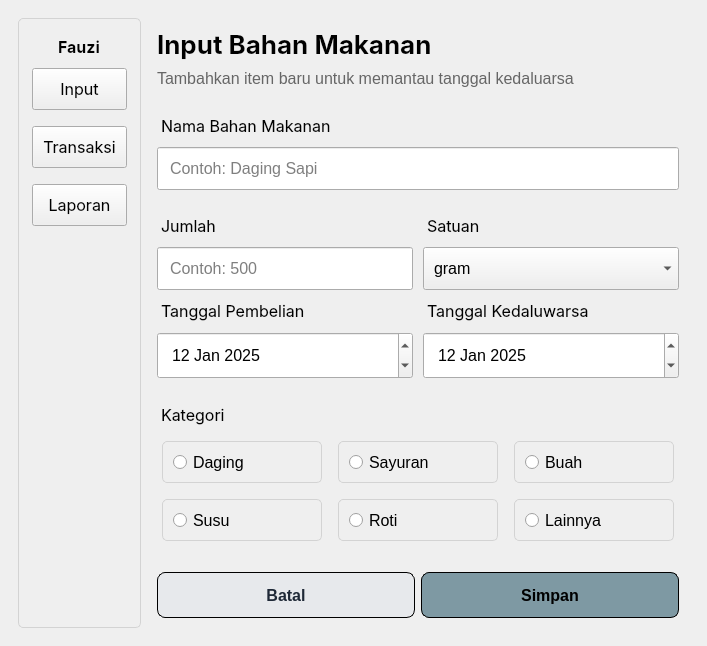
<?xml version="1.0" encoding="UTF-8"?>
<ui version="4.0">
 <class>MainWindow</class>
 <widget class="QMainWindow" name="MainWindow">
  <property name="geometry">
   <rect>
    <x>0</x>
    <y>0</y>
    <width>707</width>
    <height>646</height>
   </rect>
  </property>
  <property name="windowTitle">
   <string>MainWindow</string>
  </property>
  <widget class="QWidget" name="centralwidget">
   <layout class="QGridLayout" name="gridLayout">
    <item row="0" column="0">
     <widget class="QStackedWidget" name="stackedWidget">
      <property name="currentIndex">
       <number>0</number>
      </property>
      <widget class="QWidget" name="page_1">
       <layout class="QGridLayout" name="gridLayout_3">
        <item row="0" column="1">
         <layout class="QGridLayout" name="layout1_grid">
          <property name="leftMargin">
           <number>10</number>
          </property>
          <property name="topMargin">
           <number>10</number>
          </property>
          <property name="rightMargin">
           <number>10</number>
          </property>
          <property name="bottomMargin">
           <number>10</number>
          </property>
          <item row="1" column="0">
           <widget class="QLabel" name="label_h1sub">
            <property name="styleSheet">
             <string notr="true">color: #666; font-size: 16px;</string>
            </property>
            <property name="text">
             <string>Tambahkan item baru untuk memantau tanggal kedaluarsa</string>
            </property>
           </widget>
          </item>
          <item row="0" column="0">
           <widget class="QLabel" name="label_h1">
            <property name="styleSheet">
             <string notr="true">font-size: 26px; font-weight: bold; font-family: Helvetica, Inter, Sans-serif;</string>
            </property>
            <property name="text">
             <string>Input Bahan Makanan</string>
            </property>
           </widget>
          </item>
         </layout>
        </item>
        <item row="4" column="1">
         <layout class="QHBoxLayout" name="layout5_horizontal">
          <property name="leftMargin">
           <number>10</number>
          </property>
          <property name="topMargin">
           <number>10</number>
          </property>
          <property name="rightMargin">
           <number>10</number>
          </property>
          <property name="bottomMargin">
           <number>10</number>
          </property>
          <item>
           <widget class="QPushButton" name="tombol_batal">
            <property name="cursor">
             <cursorShape>CrossCursor</cursorShape>
            </property>
            <property name="styleSheet">
             <string notr="true">QPushButton#tombol_batal { height: 44px; padding: 0 24px; border: 1px solid; border-radius: 8px; background: rgba(229,231,235,0.8); color: rgb(31,41,55); font-size: 12pt; font-weight: 600; } QPushButton#tombol_batal:hover { background: rgba(209,213,219,0.8); } QPushButton#btn_batal.dark { background: rgba(55,65,81,0.5); color: rgb(229,231,235); } QPushButton#tombol_batal.dark:hover { background: rgba(75,85,99,0.5); }</string>
            </property>
            <property name="text">
             <string>Batal</string>
            </property>
           </widget>
          </item>
          <item>
           <widget class="QPushButton" name="tombol_simpan">
            <property name="cursor">
             <cursorShape>CrossCursor</cursorShape>
            </property>
            <property name="styleSheet">
             <string notr="true">QPushButton#tombol_simpan { height: 44px; padding: 0 24px; border: 1px solid; border-radius: 8px; background: #7E99A3; color: black; font-size: 12pt; font-weight: 600; } QPushButton#tombol_simpan:hover { background: rgba(209,213,219,0.8); }</string>
            </property>
            <property name="text">
             <string>Simpan</string>
            </property>
           </widget>
          </item>
         </layout>
        </item>
        <item row="1" column="1">
         <layout class="QVBoxLayout" name="layout2_vertical">
          <property name="leftMargin">
           <number>10</number>
          </property>
          <property name="topMargin">
           <number>10</number>
          </property>
          <property name="rightMargin">
           <number>10</number>
          </property>
          <property name="bottomMargin">
           <number>10</number>
          </property>
          <item>
           <widget class="QLabel" name="label_nama">
            <property name="styleSheet">
             <string notr="true">font-size: 12pt; font-family: Inter, sans-serif; padding-bottom: 5px;</string>
            </property>
            <property name="text">
             <string>Nama Bahan Makanan</string>
            </property>
           </widget>
          </item>
          <item>
           <widget class="QLineEdit" name="input_nama">
            <property name="styleSheet">
             <string notr="true">padding: 10px; font-size: 12pt;</string>
            </property>
            <property name="placeholderText">
             <string>Contoh: Daging Sapi</string>
            </property>
           </widget>
          </item>
         </layout>
        </item>
        <item row="2" column="1">
         <layout class="QGridLayout" name="layout3_grid" columnstretch="1,1">
          <property name="leftMargin">
           <number>10</number>
          </property>
          <property name="topMargin">
           <number>10</number>
          </property>
          <property name="rightMargin">
           <number>10</number>
          </property>
          <property name="bottomMargin">
           <number>10</number>
          </property>
          <property name="horizontalSpacing">
           <number>10</number>
          </property>
          <property name="verticalSpacing">
           <number>6</number>
          </property>
          <item row="0" column="1">
           <widget class="QLabel" name="satuan_label">
            <property name="styleSheet">
             <string notr="true">font-size: 12pt; font-family: Inter, sans-serif; margin-bottom: 5px;</string>
            </property>
            <property name="text">
             <string>Satuan</string>
            </property>
           </widget>
          </item>
          <item row="0" column="0">
           <widget class="QLabel" name="jumlah_label">
            <property name="styleSheet">
             <string notr="true">font-size: 12pt; font-family: Inter, sans-serif; margin-bottom: 5px;</string>
            </property>
            <property name="text">
             <string>Jumlah</string>
            </property>
           </widget>
          </item>
          <item row="1" column="0">
           <widget class="QLineEdit" name="jumlah_input">
            <property name="styleSheet">
             <string notr="true">padding: 10px; font-size: 12pt;</string>
            </property>
            <property name="placeholderText">
             <string>Contoh: 500</string>
            </property>
           </widget>
          </item>
          <item row="2" column="0">
           <widget class="QLabel" name="tanggal_label">
            <property name="styleSheet">
             <string notr="true">font-size: 12pt; font-family: Inter, sans-serif; margin-bottom: 5px; margin-top: 5px;</string>
            </property>
            <property name="text">
             <string>Tanggal Pembelian</string>
            </property>
           </widget>
          </item>
          <item row="2" column="1">
           <widget class="QLabel" name="expire_label">
            <property name="styleSheet">
             <string notr="true">font-size: 12pt; font-family: Inter, sans-serif; margin-bottom: 5px; margin-top: 5px;</string>
            </property>
            <property name="text">
             <string>Tanggal Kedaluwarsa</string>
            </property>
           </widget>
          </item>
          <item row="1" column="1">
           <widget class="QComboBox" name="satuan_combo">
            <property name="styleSheet">
             <string notr="true">padding: 10px; font-size: 12pt;</string>
            </property>
            <item>
             <property name="text">
              <string>gram</string>
             </property>
            </item>
            <item>
             <property name="text">
              <string>kg</string>
             </property>
            </item>
            <item>
             <property name="text">
              <string>pcs</string>
             </property>
            </item>
            <item>
             <property name="text">
              <string>ml</string>
             </property>
            </item>
            <item>
             <property name="text">
              <string>liter</string>
             </property>
            </item>
           </widget>
          </item>
          <item row="3" column="0">
           <widget class="QDateEdit" name="tanggal_date">
            <property name="styleSheet">
             <string notr="true">padding: 10px; font-size: 12pt;</string>
            </property>
            <property name="readOnly">
             <bool>false</bool>
            </property>
            <property name="maximumDate">
             <date>
              <year>9999</year>
              <month>11</month>
              <day>30</day>
             </date>
            </property>
            <property name="date">
             <date>
              <year>2025</year>
              <month>1</month>
              <day>12</day>
             </date>
            </property>
           </widget>
          </item>
          <item row="3" column="1">
           <widget class="QDateEdit" name="expire_date">
            <property name="styleSheet">
             <string notr="true">padding: 10px; font-size: 12pt;</string>
            </property>
            <property name="date">
             <date>
              <year>2025</year>
              <month>1</month>
              <day>12</day>
             </date>
            </property>
           </widget>
          </item>
         </layout>
        </item>
        <item row="3" column="1">
         <layout class="QGridLayout" name="layout4_grid">
          <property name="leftMargin">
           <number>10</number>
          </property>
          <property name="topMargin">
           <number>10</number>
          </property>
          <property name="rightMargin">
           <number>10</number>
          </property>
          <property name="bottomMargin">
           <number>10</number>
          </property>
          <item row="2" column="2">
           <widget class="QRadioButton" name="radio_lainnya">
            <property name="styleSheet">
             <string notr="true">border: 1px solid; border-color: lightgray; border-radius: 5px; font-size: 12pt; font family: Inter, sans-serif; margin: 5px; padding: 10px;</string>
            </property>
            <property name="text">
             <string>Lainnya</string>
            </property>
           </widget>
          </item>
          <item row="2" column="0">
           <widget class="QRadioButton" name="radio_susu">
            <property name="styleSheet">
             <string notr="true">border: 1px solid; border-color: lightgray; border-radius: 5px; font-size: 12pt; font family: Inter, sans-serif; margin: 5px; padding: 10px;</string>
            </property>
            <property name="text">
             <string>Susu</string>
            </property>
           </widget>
          </item>
          <item row="2" column="1">
           <widget class="QRadioButton" name="radio_roti">
            <property name="styleSheet">
             <string notr="true">border: 1px solid; border-color: lightgray; border-radius: 5px; font-size: 12pt; font family: Inter, sans-serif; margin: 5px; padding: 10px;</string>
            </property>
            <property name="text">
             <string>Roti</string>
            </property>
           </widget>
          </item>
          <item row="1" column="0">
           <widget class="QRadioButton" name="radio_daging">
            <property name="styleSheet">
             <string notr="true">border: 1px solid; border-color: lightgray; border-radius: 5px; font-size: 12pt; font family: Inter, sans-serif; margin: 5px; padding: 10px;</string>
            </property>
            <property name="text">
             <string>Daging</string>
            </property>
           </widget>
          </item>
          <item row="1" column="2">
           <widget class="QRadioButton" name="radio_buah">
            <property name="styleSheet">
             <string notr="true">border: 1px solid; border-color: lightgray; border-radius: 5px; font-size: 12pt; font family: Inter, sans-serif; margin: 5px; padding: 10px;</string>
            </property>
            <property name="text">
             <string>Buah</string>
            </property>
           </widget>
          </item>
          <item row="1" column="1">
           <widget class="QRadioButton" name="radio_sayuran">
            <property name="styleSheet">
             <string notr="true">border: 1px solid; border-color: lightgray; border-radius: 5px; font-size: 12pt; font family: Inter, sans-serif; margin: 5px; padding: 10px;</string>
            </property>
            <property name="text">
             <string>Sayuran</string>
            </property>
           </widget>
          </item>
          <item row="0" column="0" colspan="3">
           <widget class="QLabel" name="label_kategori">
            <property name="styleSheet">
             <string notr="true">font-size: 12pt; font-family: Inter, sans-serif; margin-bottom: 5px;</string>
            </property>
            <property name="text">
             <string>Kategori</string>
            </property>
           </widget>
          </item>
         </layout>
        </item>
        <item row="0" column="0" rowspan="5">
         <widget class="QFrame" name="sidebar_frame_1">
          <property name="sizePolicy">
           <sizepolicy hsizetype="Preferred" vsizetype="Preferred">
            <horstretch>0</horstretch>
            <verstretch>0</verstretch>
           </sizepolicy>
          </property>
          <property name="styleSheet">
           <string notr="true">QFrame#sidebar_frame_1 { border: 1px solid; border-radius: 5px; border-color: LightGray; }</string>
          </property>
          <layout class="QVBoxLayout" name="verticalLayout">
           <property name="leftMargin">
            <number>8</number>
           </property>
           <property name="topMargin">
            <number>8</number>
           </property>
           <property name="rightMargin">
            <number>8</number>
           </property>
           <property name="bottomMargin">
            <number>8</number>
           </property>
           <item alignment="Qt::AlignmentFlag::AlignHCenter|Qt::AlignmentFlag::AlignVCenter">
            <widget class="QLabel" name="label_10">
             <property name="styleSheet">
              <string notr="true">font-family: Helvetica, Inter, Sans-serif; font-size: 12pt; font-weight: bold; padding: 10px 10px 0px 10px;</string>
             </property>
             <property name="text">
              <string>Fauzi</string>
             </property>
            </widget>
           </item>
           <item>
            <widget class="QPushButton" name="pushButton_8">
             <property name="styleSheet">
              <string notr="true">font-family: Helvetica, Inter, Sans-serif; padding: 10px; margin: 5px; font-size: 12pt;</string>
             </property>
             <property name="text">
              <string>Input</string>
             </property>
            </widget>
           </item>
           <item>
            <widget class="QPushButton" name="pushButton_9">
             <property name="styleSheet">
              <string notr="true">font-family: Helvetica, Inter, Sans-serif; padding: 10px; margin: 5px; font-size: 12pt;</string>
             </property>
             <property name="text">
              <string>Transaksi</string>
             </property>
            </widget>
           </item>
           <item>
            <widget class="QPushButton" name="pushButton_10">
             <property name="styleSheet">
              <string notr="true">font-family: Helvetica, Inter, Sans-serif; padding: 10px; margin: 5px; font-size: 12pt;</string>
             </property>
             <property name="text">
              <string>Laporan</string>
             </property>
            </widget>
           </item>
           <item>
            <spacer name="verticalSpacer_2">
             <property name="orientation">
              <enum>Qt::Orientation::Vertical</enum>
             </property>
             <property name="sizeHint" stdset="0">
              <size>
               <width>20</width>
               <height>40</height>
              </size>
             </property>
            </spacer>
           </item>
          </layout>
         </widget>
        </item>
       </layout>
      </widget>
      <widget class="QWidget" name="page_2">
       <layout class="QGridLayout" name="gridLayout_4">
        <item row="0" column="1">
         <layout class="QVBoxLayout" name="verticalLayout_2">
          <property name="spacing">
           <number>0</number>
          </property>
          <property name="leftMargin">
           <number>0</number>
          </property>
          <property name="topMargin">
           <number>0</number>
          </property>
          <property name="rightMargin">
           <number>0</number>
          </property>
          <property name="bottomMargin">
           <number>0</number>
          </property>
          <item>
           <widget class="QLabel" name="head">
            <property name="sizePolicy">
             <sizepolicy hsizetype="Fixed" vsizetype="Fixed">
              <horstretch>0</horstretch>
              <verstretch>0</verstretch>
             </sizepolicy>
            </property>
            <property name="styleSheet">
             <string notr="true">font-size: 26px; font-weight: bold; font-family: Helvetica, Inter, Sans-serif; margin: 10px;</string>
            </property>
            <property name="text">
             <string>Transaksi Bahan Makanan</string>
            </property>
           </widget>
          </item>
          <item>
           <widget class="QLabel" name="headsub">
            <property name="sizePolicy">
             <sizepolicy hsizetype="Fixed" vsizetype="Fixed">
              <horstretch>0</horstretch>
              <verstretch>0</verstretch>
             </sizepolicy>
            </property>
            <property name="styleSheet">
             <string notr="true">color: #666; font-size: 16px; margin: 10px;</string>
            </property>
            <property name="text">
             <string>Isi form di bawah untuk mencatat transaksi bahan makanan</string>
            </property>
           </widget>
          </item>
          <item>
           <widget class="QFrame" name="frame">
            <property name="styleSheet">
             <string notr="true">QFrame#frame { border: 1px solid; border-radius: 5px; border-color: LightGray; }</string>
            </property>
            <property name="frameShape">
             <enum>QFrame::Shape::StyledPanel</enum>
            </property>
            <property name="frameShadow">
             <enum>QFrame::Shadow::Raised</enum>
            </property>
            <layout class="QGridLayout" name="gridLayout_6">
             <item row="0" column="0">
              <layout class="QGridLayout" name="gridLayout_5" columnstretch="1,1">
               <property name="bottomMargin">
                <number>0</number>
               </property>
               <item row="4" column="1">
                <widget class="QLabel" name="label_4">
                 <property name="sizePolicy">
                  <sizepolicy hsizetype="Preferred" vsizetype="Preferred">
                   <horstretch>0</horstretch>
                   <verstretch>0</verstretch>
                  </sizepolicy>
                 </property>
                 <property name="styleSheet">
                  <string notr="true">font-size: 12pt; font-family: Helvetica, Inter, Sans-serif; margin: 0px 5px 0px 5px;</string>
                 </property>
                 <property name="text">
                  <string>Tanggal Transaksi</string>
                 </property>
                </widget>
               </item>
               <item row="4" column="0">
                <widget class="QLabel" name="label_2">
                 <property name="sizePolicy">
                  <sizepolicy hsizetype="Preferred" vsizetype="Preferred">
                   <horstretch>0</horstretch>
                   <verstretch>0</verstretch>
                  </sizepolicy>
                 </property>
                 <property name="styleSheet">
                  <string notr="true">font-size: 12pt; font-family: Helvetica, Inter, Sans-serif; margin: 0px 5px 0px 5px;</string>
                 </property>
                 <property name="text">
                  <string>Jumlah Transaksi (kg)</string>
                 </property>
                </widget>
               </item>
               <item row="1" column="0" colspan="2">
                <widget class="QComboBox" name="comboBox">
                 <property name="styleSheet">
                  <string notr="true">font-size: 12pt; font-family: Helvetica, Inter, Sans-Serif; padding: 10px; margin: 0px 5px 0px 5px;</string>
                 </property>
                </widget>
               </item>
               <item row="2" column="0" colspan="2">
                <widget class="QLabel" name="label">
                 <property name="sizePolicy">
                  <sizepolicy hsizetype="Preferred" vsizetype="Preferred">
                   <horstretch>0</horstretch>
                   <verstretch>0</verstretch>
                  </sizepolicy>
                 </property>
                 <property name="styleSheet">
                  <string notr="true">font-size: 12pt; font-family: Helvetica, Inter, Sans-serif; margin: 0px 5px 0px 5px; padding: 10px 0px 0px 0px;</string>
                 </property>
                 <property name="text">
                  <string>Jenis Transaksi</string>
                 </property>
                </widget>
               </item>
               <item row="3" column="0">
                <widget class="QPushButton" name="pushButton">
                 <property name="styleSheet">
                  <string notr="true">font-size: 12pt; font-family: Helvetica, Inter, Sans-Serif; padding: 10px; margin: 0px 5px 0px 5px;</string>
                 </property>
                 <property name="text">
                  <string>Masuk</string>
                 </property>
                </widget>
               </item>
               <item row="3" column="1">
                <widget class="QPushButton" name="pushButton_2">
                 <property name="styleSheet">
                  <string notr="true">font-size: 12pt; font-family: Helvetica, Inter, Sans-serif; padding: 10px; margin: 0px 5px 0px 5px;</string>
                 </property>
                 <property name="text">
                  <string>Keluar</string>
                 </property>
                </widget>
               </item>
               <item row="5" column="0">
                <widget class="QLineEdit" name="lineEdit">
                 <property name="styleSheet">
                  <string notr="true">font-size: 12pt; font-family: Helvetica, Inter, Sans-serif; padding: 10px; margin: 0px 5px 0px 5px;</string>
                 </property>
                </widget>
               </item>
               <item row="6" column="1">
                <widget class="QPushButton" name="pushButton_3">
                 <property name="styleSheet">
                  <string notr="true">font-size: 12pt; font-family: Helvetica, Inter, Sans-serif; padding: 10px; margin: 20px 5px 10px 5px;</string>
                 </property>
                 <property name="text">
                  <string>PushButton</string>
                 </property>
                </widget>
               </item>
               <item row="6" column="0">
                <widget class="QPushButton" name="pushButton_4">
                 <property name="styleSheet">
                  <string notr="true">font-size: 12pt; font-family: Helvetica, Inter, Sans-serif; padding: 10px; margin: 20px 5px 10px 5px;</string>
                 </property>
                 <property name="text">
                  <string>PushButton</string>
                 </property>
                </widget>
               </item>
               <item row="0" column="0" colspan="2">
                <widget class="QLabel" name="label_3">
                 <property name="sizePolicy">
                  <sizepolicy hsizetype="Preferred" vsizetype="Preferred">
                   <horstretch>0</horstretch>
                   <verstretch>0</verstretch>
                  </sizepolicy>
                 </property>
                 <property name="styleSheet">
                  <string notr="true">font-size: 12pt; font-family: Helvetica, Inter, Sans-serif; margin: 0px 5px 0px 5px</string>
                 </property>
                 <property name="text">
                  <string>Nama Bahan Makanan</string>
                 </property>
                </widget>
               </item>
               <item row="5" column="1">
                <widget class="QDateEdit" name="dateEdit">
                 <property name="styleSheet">
                  <string notr="true">font-size: 12pt; font-family: Helvetica, Inter, Sans-serif; padding: 10px; margin: 0px 5px 0px 5px;</string>
                 </property>
                </widget>
               </item>
              </layout>
             </item>
            </layout>
           </widget>
          </item>
         </layout>
        </item>
        <item row="0" column="0">
         <widget class="QFrame" name="verticalFrame">
          <property name="styleSheet">
           <string notr="true">QFrame#verticalFrame { border: 1px solid; border-radius: 5px; border-color: lightgray; }</string>
          </property>
          <layout class="QVBoxLayout" name="verticalLayout_4">
           <property name="leftMargin">
            <number>8</number>
           </property>
           <property name="topMargin">
            <number>8</number>
           </property>
           <property name="rightMargin">
            <number>8</number>
           </property>
           <property name="bottomMargin">
            <number>8</number>
           </property>
           <item alignment="Qt::AlignmentFlag::AlignHCenter|Qt::AlignmentFlag::AlignVCenter">
            <widget class="QLabel" name="label_11">
             <property name="styleSheet">
              <string notr="true">font-family: Helvetica, Inter, Sans-serif; font-size: 12pt; font-weight: bold; padding: 10px 10px 0px 10px;</string>
             </property>
             <property name="text">
              <string>Fauzi</string>
             </property>
            </widget>
           </item>
           <item>
            <widget class="QPushButton" name="pushButton_11">
             <property name="styleSheet">
              <string notr="true">font-family: Helvetica, Inter, Sans-serif; padding: 10px; margin: 5px; font-size: 12pt;</string>
             </property>
             <property name="text">
              <string>Input</string>
             </property>
            </widget>
           </item>
           <item>
            <widget class="QPushButton" name="pushButton_12">
             <property name="styleSheet">
              <string notr="true">font-family: Helvetica, Inter, Sans-serif; padding: 10px; margin: 5px; font-size: 12pt;</string>
             </property>
             <property name="text">
              <string>Transaksi</string>
             </property>
            </widget>
           </item>
           <item>
            <widget class="QPushButton" name="pushButton_13">
             <property name="styleSheet">
              <string notr="true">font-family: Helvetica, Inter, Sans-serif; padding: 10px; margin: 5px; font-size: 12pt;</string>
             </property>
             <property name="text">
              <string>Laporan</string>
             </property>
            </widget>
           </item>
           <item>
            <spacer name="verticalSpacer_3">
             <property name="orientation">
              <enum>Qt::Orientation::Vertical</enum>
             </property>
             <property name="sizeHint" stdset="0">
              <size>
               <width>20</width>
               <height>40</height>
              </size>
             </property>
            </spacer>
           </item>
          </layout>
         </widget>
        </item>
       </layout>
      </widget>
      <widget class="QWidget" name="page_3">
       <layout class="QGridLayout" name="gridLayout_8">
        <item row="0" column="1">
         <layout class="QVBoxLayout" name="verticalLayout_7">
          <item>
           <widget class="QLabel" name="label_5">
            <property name="styleSheet">
             <string notr="true">font-family: Helvetica, Inter, Sans-serif; font-size: 26px; font-weight: bold; padding: 5px 10px 5px 10px;</string>
            </property>
            <property name="text">
             <string>Laporan Kedaluwarsa</string>
            </property>
           </widget>
          </item>
          <item>
           <widget class="QLabel" name="label_6">
            <property name="styleSheet">
             <string notr="true">font-family: Helvetica, Inter, Sans-serif; font-size: 16px; font-color: gray; padding: 5px 10px 5px 10px;</string>
            </property>
            <property name="text">
             <string>Pantau dan kelola bahan makanan yang akan kedaluwarsa</string>
            </property>
           </widget>
          </item>
          <item>
           <widget class="QFrame" name="frame_2">
            <property name="styleSheet">
             <string notr="true">QFrame#frame_2 { border: 1px solid; border-color: lightgray; border-radius: 5px; }</string>
            </property>
            <property name="frameShape">
             <enum>QFrame::Shape::StyledPanel</enum>
            </property>
            <property name="frameShadow">
             <enum>QFrame::Shadow::Raised</enum>
            </property>
            <layout class="QGridLayout" name="gridLayout_10">
             <item row="1" column="0">
              <widget class="QTableView" name="tableView">
               <property name="styleSheet">
                <string notr="true">padding: 10px; margin: 5px;</string>
               </property>
              </widget>
             </item>
             <item row="0" column="0">
              <layout class="QGridLayout" name="gridLayout_9">
               <item row="1" column="2">
                <widget class="QRadioButton" name="radioButton_2">
                 <property name="styleSheet">
                  <string notr="true">font-family: Helvetica, Inter, Sans-serif; font-size: 12pt; margin: 5px; padding: 5px;</string>
                 </property>
                 <property name="text">
                  <string>RadioButton</string>
                 </property>
                </widget>
               </item>
               <item row="1" column="0">
                <widget class="QComboBox" name="comboBox_2">
                 <property name="sizePolicy">
                  <sizepolicy hsizetype="Preferred" vsizetype="Preferred">
                   <horstretch>0</horstretch>
                   <verstretch>0</verstretch>
                  </sizepolicy>
                 </property>
                 <property name="styleSheet">
                  <string notr="true">font-size: 12pt; margin: 5px; padding: 5px;</string>
                 </property>
                </widget>
               </item>
               <item row="0" column="0">
                <widget class="QLabel" name="label_7">
                 <property name="sizePolicy">
                  <sizepolicy hsizetype="Preferred" vsizetype="Preferred">
                   <horstretch>0</horstretch>
                   <verstretch>0</verstretch>
                  </sizepolicy>
                 </property>
                 <property name="styleSheet">
                  <string notr="true">font-family: Helvetica, Inter, Sans-serif; font-size: 12pt; margin: 5px; padding: 5px;</string>
                 </property>
                 <property name="text">
                  <string>Kategori</string>
                 </property>
                </widget>
               </item>
               <item row="0" column="1" colspan="3">
                <widget class="QLabel" name="label_8">
                 <property name="styleSheet">
                  <string notr="true">font-family: Helvetica, Inter, Sans-serif; font-size: 12pt; margin: 5px; padding: 5px;</string>
                 </property>
                 <property name="text">
                  <string>Tanggal Kedaluwarsa</string>
                 </property>
                </widget>
               </item>
               <item row="1" column="1">
                <widget class="QRadioButton" name="radioButton">
                 <property name="styleSheet">
                  <string notr="true">font-family: Helvetica, Inter, Sans-serif; font-size: 12pt; margin: 5px; padding: 5px;</string>
                 </property>
                 <property name="text">
                  <string>RadioButton</string>
                 </property>
                </widget>
               </item>
               <item row="1" column="3">
                <widget class="QRadioButton" name="radioButton_3">
                 <property name="styleSheet">
                  <string notr="true">font-family: Helvetica, Inter, Sans-serif; font-size: 12pt; margin: 5px; padding: 5px;</string>
                 </property>
                 <property name="text">
                  <string>RadioButton</string>
                 </property>
                </widget>
               </item>
              </layout>
             </item>
            </layout>
           </widget>
          </item>
         </layout>
        </item>
        <item row="0" column="0">
         <layout class="QGridLayout" name="gridLayout_7">
          <item row="0" column="0">
           <widget class="QFrame" name="verticalFrame_2">
            <property name="styleSheet">
             <string notr="true">QFrame#verticalFrame_2 { border: 1px solid; border-radius: 5px; border-color: lightgray; }</string>
            </property>
            <layout class="QVBoxLayout" name="verticalLayout_5">
             <property name="leftMargin">
              <number>8</number>
             </property>
             <property name="topMargin">
              <number>8</number>
             </property>
             <property name="rightMargin">
              <number>8</number>
             </property>
             <property name="bottomMargin">
              <number>8</number>
             </property>
             <item alignment="Qt::AlignmentFlag::AlignHCenter|Qt::AlignmentFlag::AlignVCenter">
              <widget class="QLabel" name="label_9">
               <property name="styleSheet">
                <string notr="true">font-family: Helvetica, Inter, Sans-serif; font-size: 12pt; font-weight: bold; padding: 10px 10px 0px 10px;</string>
               </property>
               <property name="text">
                <string>Fauzi</string>
               </property>
              </widget>
             </item>
             <item>
              <widget class="QPushButton" name="pushButton_5">
               <property name="styleSheet">
                <string notr="true">font-family: Helvetica, Inter, Sans-serif; padding: 10px; margin: 5px; font-size: 12pt;</string>
               </property>
               <property name="text">
                <string>Input</string>
               </property>
              </widget>
             </item>
             <item>
              <widget class="QPushButton" name="pushButton_6">
               <property name="styleSheet">
                <string notr="true">font-family: Helvetica, Inter, Sans-serif; padding: 10px; margin: 5px; font-size: 12pt;</string>
               </property>
               <property name="text">
                <string>Transaksi</string>
               </property>
              </widget>
             </item>
             <item>
              <widget class="QPushButton" name="pushButton_7">
               <property name="styleSheet">
                <string notr="true">font-family: Helvetica, Inter, Sans-serif; padding: 10px; margin: 5px; font-size: 12pt;</string>
               </property>
               <property name="text">
                <string>Laporan</string>
               </property>
              </widget>
             </item>
             <item>
              <spacer name="verticalSpacer">
               <property name="orientation">
                <enum>Qt::Orientation::Vertical</enum>
               </property>
               <property name="sizeHint" stdset="0">
                <size>
                 <width>20</width>
                 <height>40</height>
                </size>
               </property>
              </spacer>
             </item>
            </layout>
           </widget>
          </item>
         </layout>
        </item>
       </layout>
      </widget>
     </widget>
    </item>
   </layout>
  </widget>
 </widget>
 <resources/>
 <connections/>
</ui>
